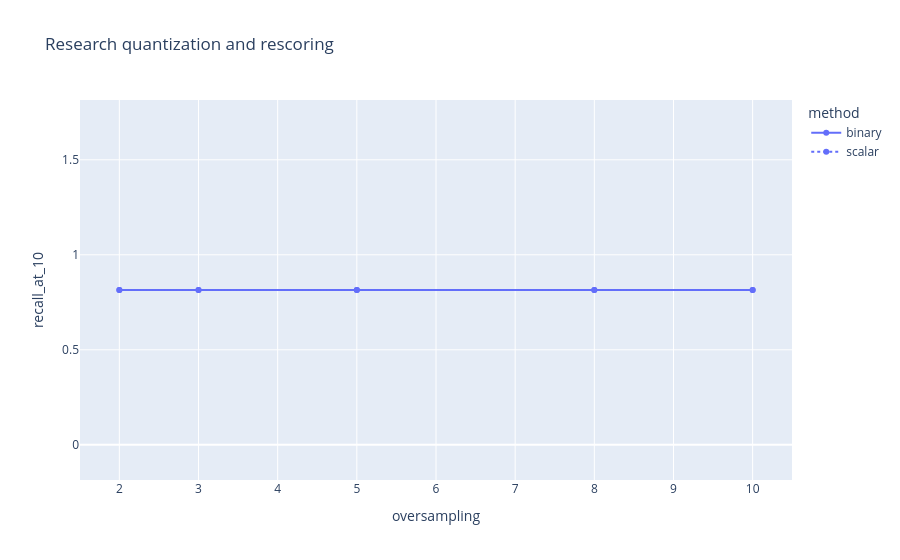

This figure's notebook cell:
### Markdown cell above
Quantization accuracy is recovered by retrieving an enlarged candidate pool from the compressed representation and then rescoring those candidates with the original float32 vectors.

The course oversampling factors `2x`, `3x`, `5x`, `8x`, and `10x` are evaluated for both scalar and binary quantization. This makes the latency-quality trade-off explicit instead of choosing an oversampling factor in advance.

### Code cell
rescoring_df = optimization_benchmark_df[optimization_benchmark_df["rescore"]].copy()
remember_result("quantization_summary", optimization_benchmark_df)
display(rank_configurations(optimization_benchmark_df))
px.line(
    rescoring_df.sort_values(["method", "oversampling"]),
    x="oversampling",
    y="recall_at_10",
    line_dash="method",
    markers=True,
    hover_data=["mrr", "p50_ms", "p95_ms", "speedup"],
    title="Research quantization and rescoring",
).show()
display(
    optimization_runs_df.groupby(["setting", "repeat"])["latency_ms"]
    .quantile(0.95)
    .rename("p95_ms")
    .reset_index()
)

### Figure 1 — Plotly figure (JSON) as saved in the notebook; plotly's stock layout.template omitted (floating-point values rounded to 4 significant figures)
{"data": [{"customdata": [[0.6001, 1.426, 1.709, 1.077], [0.5992, 1.441, 1.813, 1.015], [0.5991, 1.501, 1.831, 1.005], [0.5991, 1.57, 1.873, 0.9824], [0.5991, 1.63, 1.938, 0.9498]], "hovertemplate": "method=binary<br>oversampling=%{x}<br>recall_at_10=%{y}<br>mrr=%{customdata[0]}<br>p50_ms=%{customdata[1]}<br>p95_ms=%{customdata[2]}<br>speedup=%{customdata[3]}<extra></extra>", "legendgroup": "binary", "line": {"color": "#636efa", "dash": "solid"}, "marker": {"symbol": "circle"}, "mode": "lines+markers", "name": "binary", "orientation": "v", "showlegend": true, "type": "scatter", "x": [2.0, 3.0, 5.0, 8.0, 10.0], "xaxis": "x", "y": [0.8148, 0.8148, 0.8148, 0.8148, 0.8148], "yaxis": "y"}, {"customdata": [[0.5991, 1.447, 1.765, 1.043], [0.5991, 1.471, 1.753, 1.05], [0.5991, 1.505, 1.86, 0.9895], [0.5991, 1.622, 1.962, 0.938], [0.5991, 1.667, 1.98, 0.9294]], "hovertemplate": "method=scalar<br>oversampling=%{x}<br>recall_at_10=%{y}<br>mrr=%{customdata[0]}<br>p50_ms=%{customdata[1]}<br>p95_ms=%{customdata[2]}<br>speedup=%{customdata[3]}<extra></extra>", "legendgroup": "scalar", "line": {"color": "#636efa", "dash": "dot"}, "marker": {"symbol": "circle"}, "mode": "lines+markers", "name": "scalar", "orientation": "v", "showlegend": true, "type": "scatter", "x": [2.0, 3.0, 5.0, 8.0, 10.0], "xaxis": "x", "y": [0.8148, 0.8148, 0.8148, 0.8148, 0.8148], "yaxis": "y"}], "layout": {"legend": {"title": {"text": "method"}, "tracegroupgap": 0}, "title": {"text": "Research quantization and rescoring"}, "xaxis": {"anchor": "y", "domain": [0, 1], "title": {"text": "oversampling"}}, "yaxis": {"anchor": "x", "domain": [0, 1], "title": {"text": "recall_at_10"}}}}
